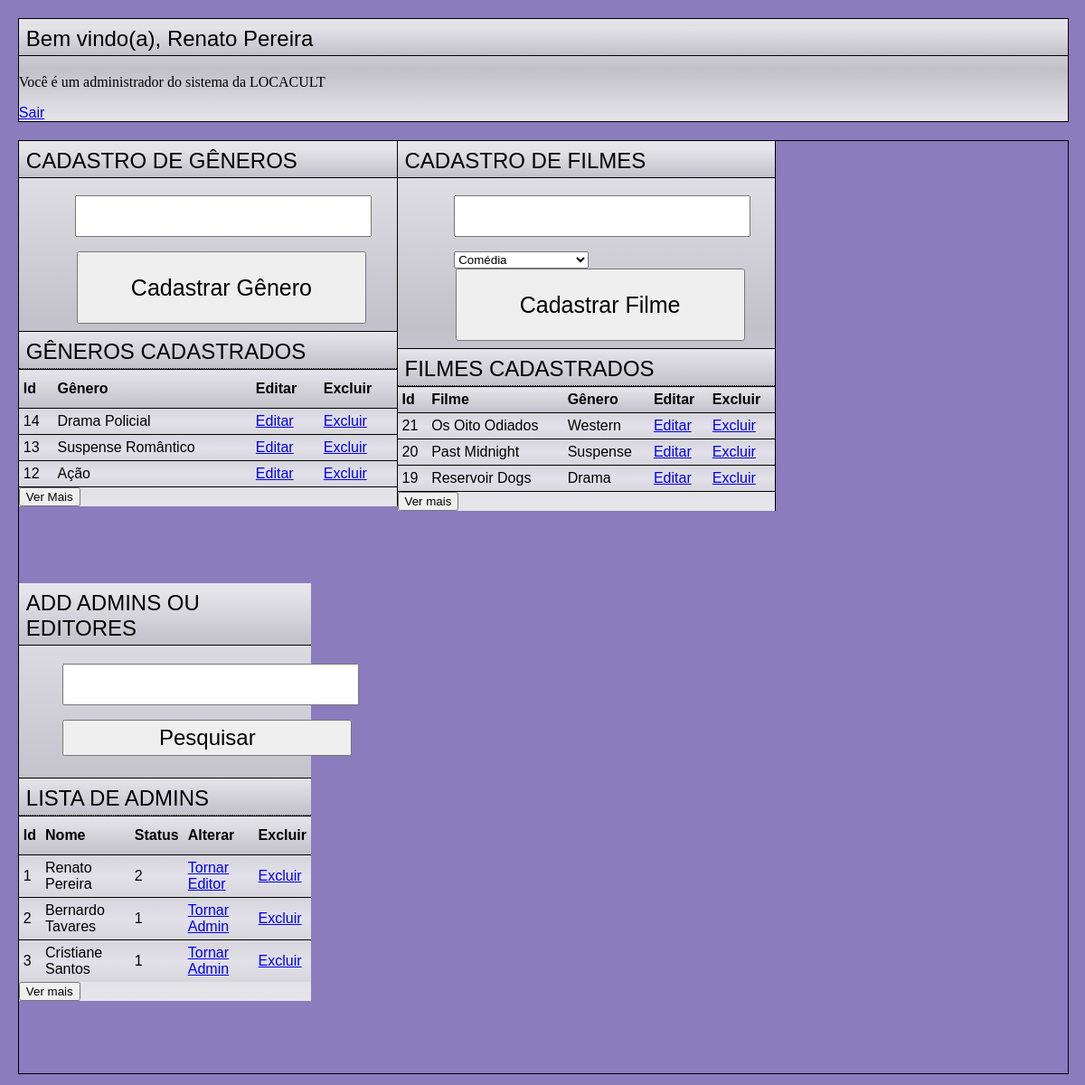
Page /home_adm.php (signed in) on the earlier database version.
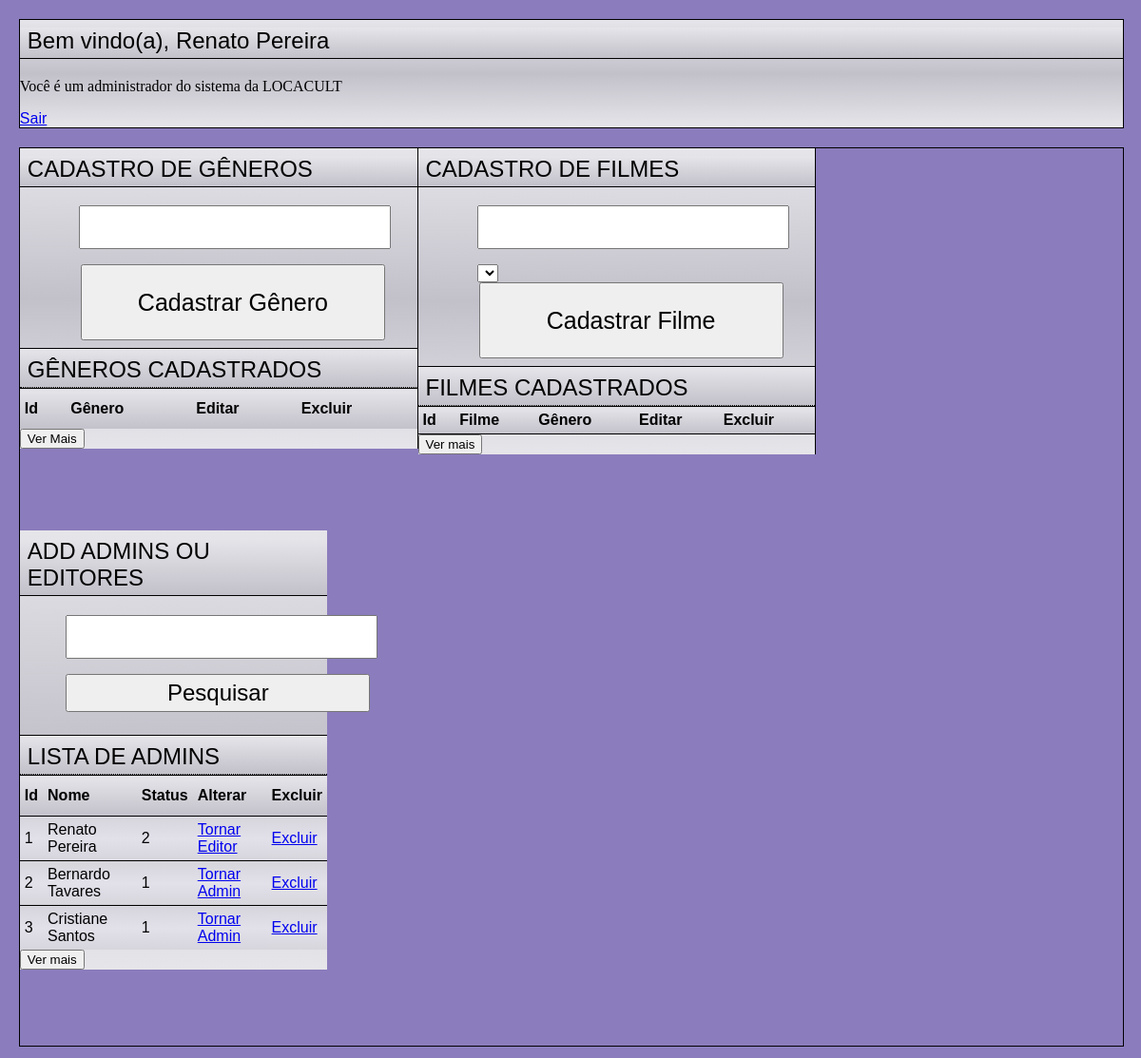
Same page on the later database version.
### tables this page shows
CREATE TABLE `tbusuarios` (
 `id_user` int(11) NOT NULL AUTO_INCREMENT,
 `nome_user` varchar(100) NOT NULL,
 `email_user` varchar(100) NOT NULL,
 `senha_user` varchar(100) NOT NULL,
 `adm` tinyint(1) NOT NULL,
 PRIMARY KEY (`id_user`),
 UNIQUE KEY `email_user` (`email_user`)
);

CREATE TABLE `tbgeneros` (
  `id_genero` int(11) NOT NULL AUTO_INCREMENT UNIQUE,
  `genero` varchar(50) NOT NULL,
  PRIMARY KEY (`id_genero`)
);

CREATE TABLE `tbfilmes`(
    `id_filme` int(11) NOT NULL AUTO_INCREMENT,
    `titulo_filme` varchar(100) NOT NULL,
    `id_genero` int(11) NOT NULL,
    PRIMARY KEY (`id_filme`),
    KEY `fk_idgenero` (`id_genero`),
    CONSTRAINT `fk_idgenero` FOREIGN KEY (`id_genero`) REFERENCES `tbgeneros` (`id_genero`) ON DELETE CASCADE ON UPDATE CASCADE
);

### verificacao_adm.php (called while the page is built, shortened)
<?php
include("conexao.php");
$email = $_SESSION['email'];
$senha = $_SESSION['senha'];
$stmt = $pdo->prepare("SELECT * FROM tbusuarios WHERE email_user = '$email' and senha_user = '$senha'");
$stmt->execute();
foreach ($stmt as $row){
    $nome = $row['nome_user'];
}
?>

### functions.php (the view, shortened to what this page needs)
<?php
include("conexao.php");
function exibirGeneros(){
    global $pdo;
    $stmt=$pdo->prepare("SELECT * FROM tbgeneros ORDER BY id_genero DESC LIMIT 3");
    $stmt->execute();
    echo "<div class='generosmenos' id='menosgeneros'>
    <table class='tabela'> <thead>
    <th> Id </th>
    <th> Gênero </th>
    <th> Editar </th>
    <th> Excluir </th>
    </thead>
    <tbody>";
    while($row = $stmt ->fetch(PDO::FETCH_BOTH)){
        echo "<tr>";
            echo "<td>$row[0] </td>";
            echo "<td>$row[1] </td>";
            echo "<td> <a href='?idgenero=$row[0]&genero=$row[1]'> Editar </td>";
                echo "<td> <a href='exec_gdeleta.php?id=$row[0]&genero=$row[1]'>Excluir</a> </td>";
    }
        echo "</tr> </tbody> </table> <button class='ver' onclick='verMaisGeneros()'> Ver Mais </button> </div>";
}
function exibirFilmes(){
    global $pdo;
    $stmt=$pdo->prepare("SELECT tbfilmes.id_filme, tbfilmes.titulo_filme, tbgeneros.genero FROM tbfilmes JOIN tbgeneros ON tbgeneros.id_genero = tbfilmes.id_genero ORDER BY id_filme DESC LIMIT 3");
    $stmt->execute();
    echo
    "<div class='filmesmenos' id='teste1'>
    <table class='tabela'> <thead>
    <th> Id </th>
    <th> Filme </th>
    <th> Gênero </th>
    <th> Editar </th>
    <th> Excluir </th>
    </thead>
    <tbody>";
    while ($row = $stmt ->fetch(PDO::FETCH_BOTH)){
        echo "<tr> <td>$row[0]</td>
              <td>$row[1]</td>
              <td>$row[2]</td>
              <td><a href='?idfilme=$row[0]&filme=$row[1]&f_genero=$row[2]'> Editar </td>
              <td><a href='exec_fdeleta.php?id=$row[0]'> Excluir </td>";
    }
    echo "</tr> </tbody> </table> <button class='vermais' onclick='verMaisFilmes()' value='vermais'> Ver mais </button> </div>";
}
function exibirAdmins(){
    global $pdo;
    $stmt=$pdo->prepare("SELECT * FROM tbusuarios WHERE adm = 1 || adm = 2 ORDER BY adm DESC LIMIT 3");
    $stmt->execute();
    echo "<div class='adminmenos' id='menosadmins'>
    <table class='tabela2'> <thead>
    <th> Id </th>
    <th> Nome </th>
    <th> Status </th>
    <th> Alterar </th>
    <th> Excluir </th>
    </thead> <tbody>";
    while($row = $stmt ->fetch(PDO::FETCH_BOTH)){
        echo "<tr> <td> $row[0] </td>
              <td> $row[1] </td>
              <td> $row[4] </td>";
    if($row[4] == 2){
        echo "<td> <a href='exec_altStatusUsuario.php?id=$row[0]&x=1'> Tornar Editor";
    }
    if($row[4] == 1){
        echo "<td> <a href='exec_altStatusUsuario.php?id=$row[0]&x=2'> Tornar Admin</td>";
    }
        echo "<td> <a href='exec_altStatusUsuario.php?id=$row[0]&x=0'> Excluir </td>";
    }
    echo "</tr> </tbody> </table> <button class='vermais' onclick='verMaisAdmins()' value='vermais'> Ver mais </button> </div>";
}
?>

### home_adm.php (shortened to what this page needs)
<?php
include("conexao.php");
include("verificacao_adm.php");
include("functions.php");
?>
<!DOCTYPE html>
<html lang="en">
<head>
    <link rel="stylesheet" type="text/css" href="css/style.css">
    <div class="center-screenzero">
    <h2 class="titulo"> Bem vindo(a), <?php echo $nome ?></h2>
    <p> Você é um administrador do sistema da LOCACULT </p>
    <a href="logout.php"> Sair </a>
    </div>
</head>
<body>
<div class="filmeEgenero">
<div class="center-screen2">
<h2 class="titulo"> CADASTRO DE GÊNEROS </h2>
<div class="form2">
    <form action="exec_genero.php" method="POST">
        <input class="input2" type="text" name="tx_genero" value="<?php echo @$_GET['genero']?>"> </input>
        <button class="button2" type="submit"> Cadastrar Gênero </button>
    </form>
</div>
    <h2 class="titulo2"> GÊNEROS CADASTRADOS </h2>
<div class="lista">
    <?php exibirGeneros(); ?>
</div>
</div>
<div class="center-screen2">
<h2 class="titulo"> CADASTRO DE FILMES </h2>
<div class="form2">
        <form action="exec_filme.php" method="POST" id="form_filme">
        <input class="input2" type="text" name=tx_filme value="<?php echo @$_GET['filme'] ?> "> </input>
        <select name="slct_genero" form="form_filme" value="<?php echo @$_GET['f_genero']?>">
        <?php
            $stmt=$pdo->prepare("SELECT genero FROM tbgeneros");
            $stmt->execute();
            foreach ($stmt as $row){
            $genero = $row['genero'];?>
            <option value="<?php echo $row['genero']; ?>"> <?php echo $row['genero']; ?> </option> <?php }; ?>
        </select>
        <button class="button2" type="submit"> Cadastrar Filme </button>
    </form>
</div>
    <h2 class='titulo2'> FILMES CADASTRADOS </h2>
    <?php exibirFilmes(); ?>
</div>
<div class="center-screen3">
<h2 class='titulo'> ADD ADMINS OU EDITORES </h2>
<div class="form2">
    <form method="post" action="">
        <input class="input2" type="text" name="usuario"/>
        <input class="input2" type="submit" value="Pesquisar"/>
    </form>
</div>
    <h2 class='titulo2'> LISTA DE ADMINS </h2>
    <?php exibirAdmins(); ?>
</div>
</div>

### css/style.css (style rules this page uses)
body { background:#8b7cbd; }
.center-screenzero { border: 1px solid black; justify-content: center; float: left; width: 98%; height: 100%; margin-top: 1%; margin-right: 1%; margin-left: 1%; margin-bottom: 1vh; background-image: linear-gradient(#e6e5ea, #c2c1ca, #e6e5ea); }
.filmeEgenero { float: left; width: 98%; height: 100%; border: 1px solid black; margin: 1%; }
.center-screen2 { border-right: 1px solid black; justify-content: center; float: left; width: 36%; height: 100%; background-image: linear-gradient(#e6e5ea, #c2c1ca, #e6e5ea); margin-bottom: 10vh; }
.center-screen3 { justify-content: center; float: left; width: 27.85%; height: 100%; background-image: linear-gradient(#e6e5ea, #c2c1ca, #e6e5ea); margin-bottom: 10vh; }
.form2 { margin-right: 15%; margin-left: 15%; }
input { width: 50vh; height: 5vh; margin-bottom: 2vh; }
.input2 { font-size:24px; width: 40vh; height: 5vh; margin-bottom: 2vh; }
.button2 { margin-top: 0vh; width: 40vh; height: 10vh; margin-left: 0.5%; font-size: 25px; }
.titulo { background-image: linear-gradient(#e6e5ea, #c2c1ca); margin-top: 1vh; padding-left: 1vh; padding-bottom: 0.5vh; border-bottom-width: 1px; border-bottom-style: solid; border-bottom-color: black; }
.titulo2 { background-image: linear-gradient(#e6e5ea, #c2c1ca); margin-top: 1vh; padding-left: 1vh; padding-top: 1vh; padding-bottom: 0.5vh; margin-bottom: 0vh; border-top-width: 1px; border-top-style: solid; border-bottom-color: black; border-bottom-width: 1px; border-bottom-style: dotted; border-bottom-color: black; }
h2, label { font-weight: lighter; font-family: "Tahoma", sans-serif; }
a { font-family: "Tahoma", sans-serif; }
.tabela { font-family: "Tahoma", sans-serif; border-collapse: collapse; width: 100%; }
.tabela td, .tabela th { border-top: 1px solid black; padding: 5px; }
.tabela th { font-family: "Tahoma", sans-serif; font-weight: bold; padding-top: 12px; padding-bottom: 12px; text-align: left; background-image: linear-gradient(#e6e5ea, #c2c1ca); }
.tabela2 { width: 100%; font-family: "Tahoma", sans-serif; border-collapse: collapse; }
.tabela2 td, .tabela2 th { border-top: 1px solid black; margin: 0%; padding: 5px; }
.tabela2 tr { background-image: linear-gradient(#d6d5dc, #e2e1ea, #d6d5dc) }
.tabela2 th { font-family: "Tahoma", sans-serif; font-weight: bold; padding-top: 12px; padding-bottom: 12px; text-align: left; background-image: linear-gradient(#e6e5ea, #c2c1ca); }
.filmesmenos { font-family: "Tahoma", sans-serif; border-collapse: collapse; width: 100%; }
.filmesmenos td, .filmesmenos th { border-top: 1px solid black; border-bottom: 1px solid black; padding: 5px; }
.filmesmenos th { font-family: "Tahoma", sans-serif; font-weight: bold; padding-top: 12px; padding-bottom: 12px; text-align: left; background-image: linear-gradient(#e6e5ea, #c2c1ca); }
.generosmenos { font-family: "Tahoma", sans-serif; border-collapse: collapse; width: 100%; }
.generosmenos td, .filmesmenos th { border-top: 1px solid black; border-bottom: 1px solid black; padding: 5px; }
.generosmenos th { font-family: "Tahoma", sans-serif; font-weight: bold; padding-top: 12px; padding-bottom: 12px; text-align: left; background-image: linear-gradient(#e6e5ea, #c2c1ca); }
.tabela tr { background-image: linear-gradient(#d6d5dc, #e2e1ea, #d6d5dc) }
.filmesmenos tr { background-image: linear-gradient(#d6d5dc, #e2e1ea, #d6d5dc) }
.generosmenos tr { background-image: linear-gradient(#d6d5dc, #e2e1ea, #d6d5dc) }

Differences in the rows shown:
removed tbgeneros: id_genero "14", genero "Drama Policial"
removed tbgeneros: id_genero "13", genero "Suspense Romântico"
removed tbgeneros: id_genero "12", genero "Ação"
no longer on this page (row unchanged): tbfilmes: id_filme "21", titulo_filme "Os Oito Odiados", id_genero.genero "Western"
no longer on this page (row unchanged): tbfilmes: id_filme "20", titulo_filme "Past Midnight", id_genero.genero "Suspense"
no longer on this page (row unchanged): tbfilmes: id_filme "19", titulo_filme "Reservoir Dogs", id_genero.genero "Drama"
Other differences:
form field slct_genero: "Comédia" → (not shown)
